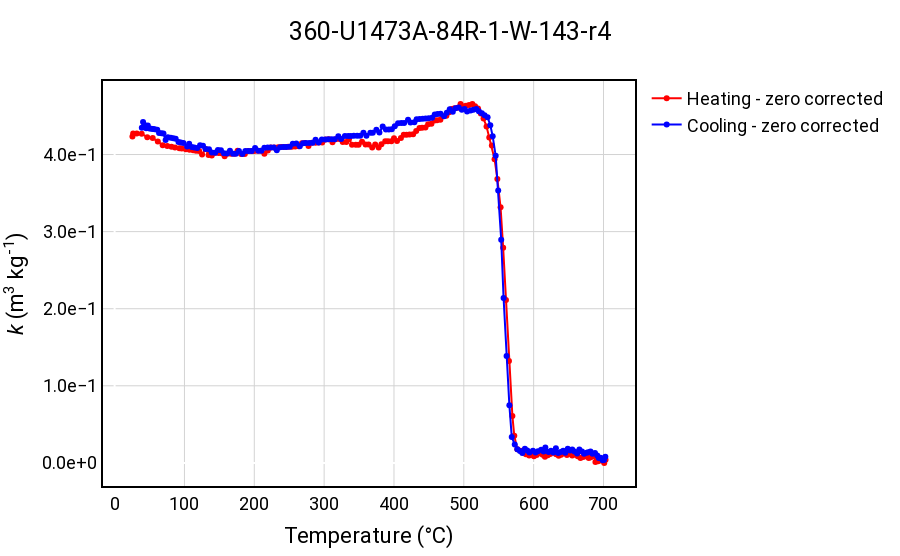

Source (notebook cell):
### Markdown cell above
### 5. Plot the heating and cooling <span style="font-family: 'Times New Roman';">*k(T)*</span> curves

### Code cell
# Create a plot for the 'heat' dataset with red points and a line
fig_heat = go.Figure()

# Add heat data as a scatter plot with red points and lines
fig_heat.add_trace(go.Scatter(
    x=heat['meas_temp'],
    y=heat['susc_chi_mass'],
    mode='lines+markers',
    marker=dict(color='red'),
    line=dict(color='red'),
    name='Heating - zero corrected'
))

# Create a scatter plot for the 'cooling' dataset with blue points and a line
fig_cool = go.Figure()

# Add cooling data as a scatter plot with blue points and lines
fig_cool.add_trace(go.Scatter(
    x=cool['meas_temp'],
    y=cool['susc_chi_mass'],
    mode='lines+markers',
    marker=dict(color='blue'),
    line=dict(color='blue'),
    name='Cooling - zero corrected'
))

# Combine the two figures
fig = go.Figure(data=fig_heat.data + fig_cool.data)

width = 900  # Adjust the width to your preference
height = int(width / 1.618)  # Calculate height based on the golden ratio

# Update the layout with a unified title and labels
fig.update_layout(
        title={
        'text': f"{selected_specimen}",
        'x': 0.5,  # Center the title
        'xanchor': 'center'
    },
    width=width,
    height=height,
    xaxis_title='Temperature (&deg;C)',
    yaxis_title='<i>k</i> (m<sup>3</sup> kg<sup>-1</sup>)',
    showlegend=True,
    paper_bgcolor='white',  # Background color of the entire plot
    plot_bgcolor='white',   # Background color of the plotting area
    font=dict(
        family='Roboto, sans-serif',
        size=18,
        color="Black"
    ),
    xaxis=dict(
        tick0=0,  # Start at 0
        dtick=100,  # Tick every 100 units
        gridcolor='lightgray',  # Color of the grid lines
        gridwidth=1,  # Width of the grid lines
        showline=True,  # Show x-axis line
        linewidth=1,  # Width of the x-axis line
        linecolor='black'  # Color of the x-axis line
    ),
    yaxis=dict(
        # Automatic tick marks on the y-axis
        autorange= True,  # Reversed for easier reading
        tickformat='.1e',  # Scientific notation format
        gridcolor='lightgray',  # Color of the grid lines
        gridwidth=1,  # Width of the grid lines
        showline=True,  # Show y-axis line
        linewidth=1,  # Width of the y-axis line
        linecolor='black'  # Color of the y-axis line
    ),
        shapes=[
        # Frame around the plot
        dict(
            type='rect',
            xref='paper', yref='paper',
            x0=0, y0=0, x1=1, y1=1,
            line=dict(color='black', width=2)
        )
    ],
    margin=dict(
        l=50,  # Adjust left margin
        r=50,  # Adjust right margin
        b=50,  # Adjust bottom margin
        t=80   # Adjust top margin for title
    )
)

# Show the combined plot
fig.show()

### Figure 1 — Plotly figure (JSON) as saved in the notebook; plotly's stock layout.template omitted (floating-point values rounded to 4 significant figures; data arrays with more than 128 entries replaced by an {"elided": "..."} marker saying what was removed)
{"data": [{"line": {"color": "red"}, "marker": {"color": "red"}, "mode": "lines+markers", "name": "Heating - zero corrected", "type": "scatter", "x": {"elided": "152 float values"}, "y": {"elided": "152 float values"}}, {"line": {"color": "blue"}, "marker": {"color": "blue"}, "mode": "lines+markers", "name": "Cooling - zero corrected", "type": "scatter", "x": {"elided": "169 float values"}, "y": {"elided": "169 float values"}}], "layout": {"font": {"color": "Black", "family": "Roboto, sans-serif", "size": 18}, "height": 556, "margin": {"b": 50, "l": 50, "r": 50, "t": 80}, "paper_bgcolor": "white", "plot_bgcolor": "white", "shapes": [{"line": {"color": "black", "width": 2}, "type": "rect", "x0": 0, "x1": 1, "xref": "paper", "y0": 0, "y1": 1, "yref": "paper"}], "showlegend": true, "title": {"text": "360-U1473A-84R-1-W-143-r4", "x": 0.5, "xanchor": "center"}, "width": 900, "xaxis": {"dtick": 100, "gridcolor": "lightgray", "gridwidth": 1, "linecolor": "black", "linewidth": 1, "showline": true, "tick0": 0, "title": {"text": "Temperature (&deg;C)"}}, "yaxis": {"autorange": true, "gridcolor": "lightgray", "gridwidth": 1, "linecolor": "black", "linewidth": 1, "showline": true, "tickformat": ".1e", "title": {"text": "<i>k</i> (m<sup>3</sup> kg<sup>-1</sup>)"}}}}
